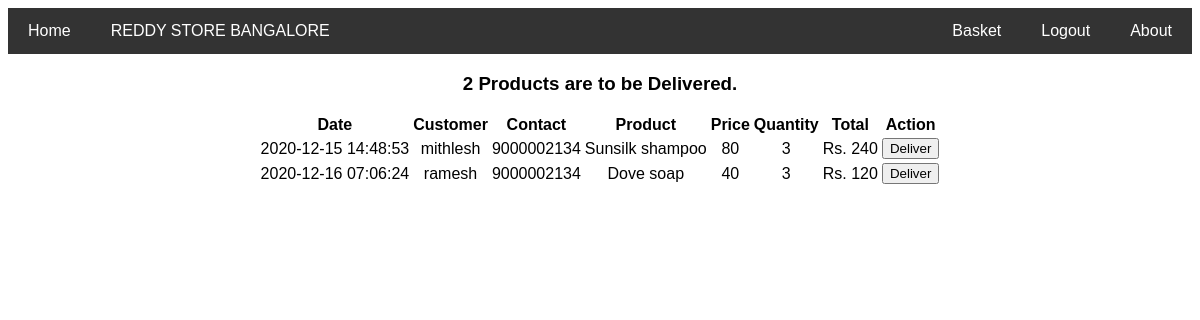
The page /index.php (signed in) on the database its author committed.
### tables this page shows
CREATE TABLE `basket` (
  `customer_id` int(11) NOT NULL,
  `product_id` int(11) NOT NULL,
  `quantity` int(11) NOT NULL,
  `placed_date` timestamp NOT NULL DEFAULT current_timestamp(),
  `seller_id` int(11) NOT NULL
);

CREATE TABLE `customer` (
  `c_id` int(11) NOT NULL,
  `name` varchar(255) NOT NULL,
  `email_id` varchar(255) NOT NULL,
  `password` varchar(255) NOT NULL,
  `phone_no` bigint(10) NOT NULL,
  `balance` double NOT NULL,
  `c_lat` double NOT NULL,
  `c_lon` double NOT NULL,
  `c_s_id` int(11) NOT NULL
);

CREATE TABLE `product` (
  `product_id` int(11) NOT NULL,
  `product_name` varchar(255) NOT NULL,
  `brand` varchar(255) NOT NULL,
  `availability` tinyint(1) NOT NULL,
  `category_id` int(11) NOT NULL,
  `price` double NOT NULL
);

### essential/queryrunner.php (called while the page is built, shortened)
<?php
function runQuery($query){
    $con = connectToDB();
    $retval = mysqli_query($con, $query);
    return $retval;
}
?>

### essential/seller.php (called while the page is built, shortened)
<?php
include_once('queryrunner.php');
function getProductsToBeDelivered($sellerId){
    $q = "SELECT basket.quantity, basket.placed_date, customer.c_id,customer.name, customer.phone_no, product.product_name, product.product_id, product.price FROM `basket` inner join `product` inner join `customer` WHERE seller_id = $sellerId and basket.customer_id = customer.c_id and basket.product_id = product.product_id";
    $res = runQuery($q);
        if($res){
            return mysqli_fetch_all($res, MYSQLI_ASSOC);
        }
}
?>

### sellermodule.php (the view, shortened to what this page needs)
<?php
    if(isset($_SESSION['seller_logged'])){
        require_once('essential/seller.php');
        $sellerId = $_SESSION['s_id'];
        $productsInBasket = getProductsToBeDelivered($sellerId);
        $noOfProducts = sizeof($productsInBasket);
        echo "<div class='centre'>";
        if($noOfProducts>0){
            echo "<h3>$noOfProducts Products  are to be Delivered.</h3>";
            echo "<table id='sellertbl' class='centre-table'>
            <tr>
                <th>Date</th>
                <th>Customer</th>
                <th>Contact</th>
                <th>Product</th>
                <th>Price</th>
                <th>Quantity</th>
                <th>Total</th>
                <th>Action</th>
            </tr>";
            for($i = 0; $i< $noOfProducts; $i++){
                $pname = $productsInBasket[$i]['product_name'];
                $price = $productsInBasket[$i]['price'];
                $pid = $productsInBasket[$i]['product_id'];
                $placed_date = $productsInBasket[$i]['placed_date'];
                $quantity = $productsInBasket[$i]['quantity'];
                $cid = $productsInBasket[$i]['c_id'];
                $cname = $productsInBasket[$i]['name'];
                $phone = $productsInBasket[$i]['phone_no'];
                $totalPrice = $price * $quantity;
            $self = $_SERVER['PHP_SELF'];
            echo "<tr>
                <form  method='POST' action='$self'>
                <td> $placed_date</td>
                <td>$cname</td>
                <td>$phone</td>
                <td>$pname </td>
                <td>$price</td>
                <td>$quantity</td>
                <td>Rs. $totalPrice</td>
                <td>
                <input type = 'hidden' name='pid' value = '$pid' />
                <input type = 'hidden' name='cid' value = '$cid' />
                <input type = 'submit' name='deliver' value= 'Deliver'/>
                </td>
                </form>
                </tr>
                ";
            }
            echo "</table>";
        }else{
            echo "<h3>There are no products to be delivered.</h3>";
        }
        echo "</div>";
    }
?>

### index.php (shortened to what this page needs)
<!DOCTYPE html>
<html lang="en">
  <head>
    <link rel="stylesheet" href="style/style.css">
  </head>
  <body>
  <div class="navbar">
      <a href="index.php">Home</a>
      <a href="about.html" class="right">About</a>
      <?php
      if(!isset($_SESSION['customer_logged']) && !isset($_SESSION['seller_logged'])){
      echo  "<a href='?retailer' class='right'>Retailer</a>";
       echo "<a href='?signup' class='right'>Sign Up</a>";
      }else{
        echo "<a href='?logout' class='right'>Logout</a>";
        if(isset($_SESSION['seller_logged'])){
          $sname = strtoupper($_SESSION['s_name']);
          echo "<span id='wallet'>$sname </span>";
        }
        echo "<a href='?basket' class='right'>Basket</a>";
      }
        ?>
    </div>
    <div id="">
        <?php
        if(isset($_SESSION['seller_logged'])){
            include_once('sellermodule.php');
        }
        ?>
    </div>
  </body>
</html>

### style/style.css (style rules this page uses)
.navbar { overflow: hidden; background-color: #333; }
.navbar a { float: left; display: block; color: white; text-align: center; padding: 14px 20px; text-decoration: none; }
.navbar #wallet { float: left; display: block; color: white; text-align: center; padding: 14px 20px; text-decoration: none; }
.navbar a.right { float: right; }
body { font-family: Arial, Helvetica, sans-serif; }
.centre-table { margin-left: auto; margin-right: auto; }
.centre { text-align: center; }

### rows shown on the page
basket: placed_date "2020-12-15 14:48:53", customer.name "mithlesh", customer.phone_no "9000002134", product.product_name "Sunsilk shampoo", product.price "80", quantity "3", totalPrice "240"
basket: placed_date "2020-12-16 07:06:24", customer.name "ramesh", customer.phone_no "9000002134", product.product_name "Dove soap", product.price "40", quantity "3", totalPrice "120"

### other values the page prints
$sname "REDDY STORE BANGALORE"
$noOfProducts "2"
